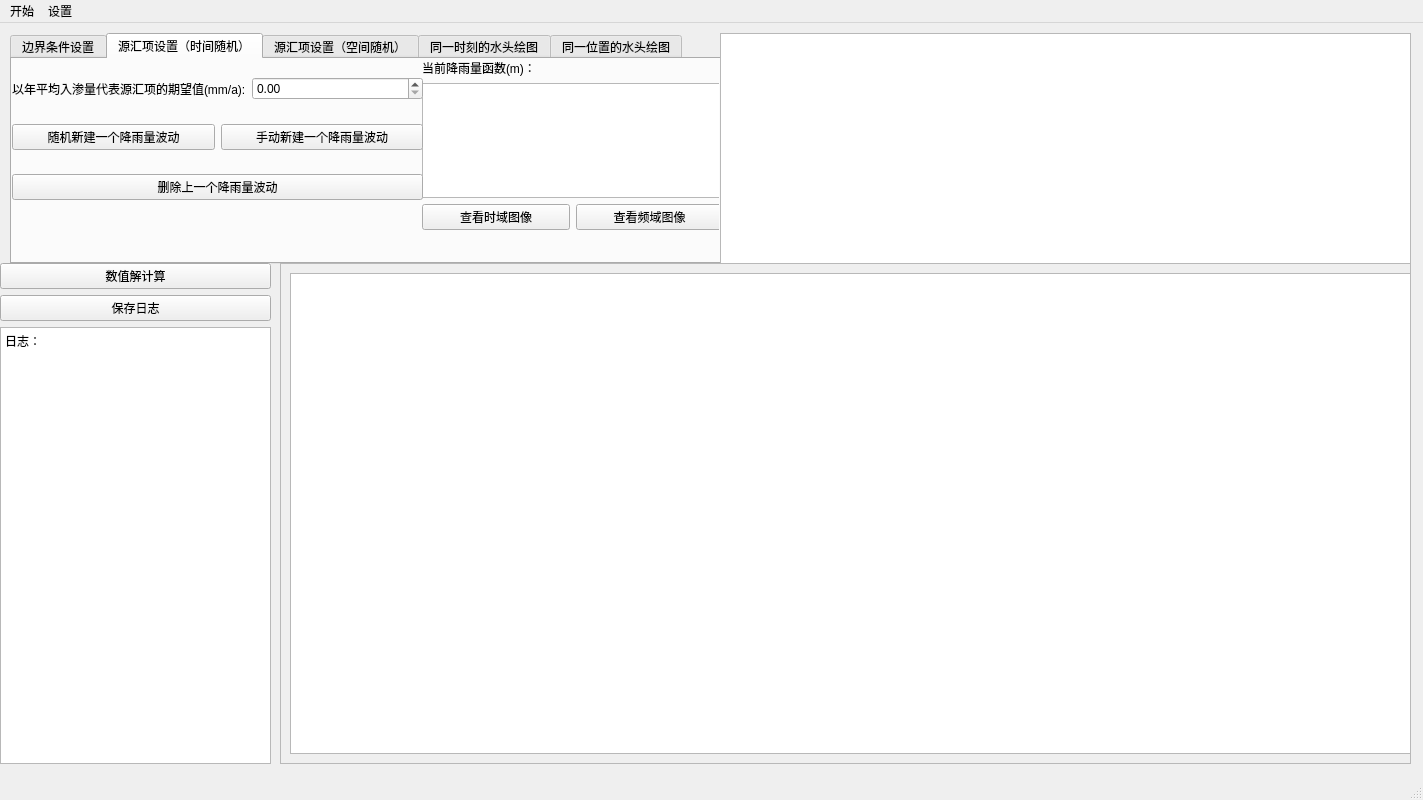
<?xml version="1.0" encoding="UTF-8"?>
<ui version="4.0">
 <class>Randow_flow_Window</class>
 <widget class="QMainWindow" name="Randow_flow_Window">
  <property name="geometry">
   <rect>
    <x>0</x>
    <y>0</y>
    <width>1423</width>
    <height>800</height>
   </rect>
  </property>
  <property name="windowTitle">
   <string>Randow flow</string>
  </property>
  <widget class="QWidget" name="centralwidget">
   <widget class="QTabWidget" name="tabWidget">
    <property name="geometry">
     <rect>
      <x>10</x>
      <y>10</y>
      <width>711</width>
      <height>231</height>
     </rect>
    </property>
    <property name="currentIndex">
     <number>1</number>
    </property>
    <widget class="QWidget" name="tab">
     <attribute name="title">
      <string>边界条件设置</string>
     </attribute>
     <widget class="QWidget" name="horizontalLayoutWidget_2">
      <property name="geometry">
       <rect>
        <x>0</x>
        <y>0</y>
        <width>568</width>
        <height>51</height>
       </rect>
      </property>
      <layout class="QHBoxLayout" name="horizontalLayout_2">
       <item>
        <widget class="QLabel" name="label_3">
         <property name="text">
          <string>左边界：边界类型：</string>
         </property>
        </widget>
       </item>
       <item>
        <widget class="QComboBox" name="comboBox_left_boundary">
         <property name="layoutDirection">
          <enum>Qt::LeftToRight</enum>
         </property>
         <item>
          <property name="text">
           <string>一类边界（给定水头）</string>
          </property>
         </item>
         <item>
          <property name="text">
           <string>二类边界（给定通量）</string>
          </property>
         </item>
        </widget>
       </item>
       <item>
        <widget class="QLabel" name="label_4">
         <property name="text">
          <string>水头（m）/通量大小：</string>
         </property>
        </widget>
       </item>
       <item>
        <widget class="QDoubleSpinBox" name="doubleSpinBox_left_boundary">
         <property name="maximum">
          <double>9999.989999999999782</double>
         </property>
        </widget>
       </item>
      </layout>
     </widget>
     <widget class="QWidget" name="horizontalLayoutWidget_3">
      <property name="geometry">
       <rect>
        <x>0</x>
        <y>50</y>
        <width>568</width>
        <height>51</height>
       </rect>
      </property>
      <layout class="QHBoxLayout" name="horizontalLayout_3">
       <item>
        <widget class="QLabel" name="label_5">
         <property name="text">
          <string>右边界：边界类型：</string>
         </property>
        </widget>
       </item>
       <item>
        <widget class="QComboBox" name="comboBox_right_boundary">
         <item>
          <property name="text">
           <string>一类边界（给定水头）</string>
          </property>
         </item>
         <item>
          <property name="text">
           <string>二类边界（给定通量）</string>
          </property>
         </item>
        </widget>
       </item>
       <item>
        <widget class="QLabel" name="label_6">
         <property name="text">
          <string>水头（m）/通量大小：</string>
         </property>
        </widget>
       </item>
       <item>
        <widget class="QDoubleSpinBox" name="doubleSpinBox_right_boundary">
         <property name="maximum">
          <double>9999.989999999999782</double>
         </property>
        </widget>
       </item>
      </layout>
     </widget>
     <widget class="QWidget" name="horizontalLayoutWidget_6">
      <property name="geometry">
       <rect>
        <x>0</x>
        <y>100</y>
        <width>328</width>
        <height>61</height>
       </rect>
      </property>
      <layout class="QHBoxLayout" name="horizontalLayout_6">
       <item>
        <widget class="QLabel" name="label_8">
         <property name="text">
          <string>轴长（m）：</string>
         </property>
        </widget>
       </item>
       <item>
        <widget class="QSpinBox" name="spinBox_x_length">
         <property name="maximum">
          <number>99999</number>
         </property>
        </widget>
       </item>
       <item>
        <widget class="QLabel" name="label_9">
         <property name="text">
          <string>时长（d）:</string>
         </property>
        </widget>
       </item>
       <item>
        <widget class="QSpinBox" name="spinBox_t_length">
         <property name="maximum">
          <number>99999</number>
         </property>
        </widget>
       </item>
      </layout>
     </widget>
     <widget class="QWidget" name="horizontalLayoutWidget_4">
      <property name="geometry">
       <rect>
        <x>330</x>
        <y>100</y>
        <width>241</width>
        <height>61</height>
       </rect>
      </property>
      <layout class="QHBoxLayout" name="horizontalLayout_7">
       <item>
        <widget class="QLabel" name="label">
         <property name="text">
          <string>初始条件（m）：</string>
         </property>
        </widget>
       </item>
       <item>
        <widget class="QDoubleSpinBox" name="doubleSpinBox_ic"/>
       </item>
      </layout>
     </widget>
    </widget>
    <widget class="QWidget" name="tab_2">
     <attribute name="title">
      <string>源汇项设置（时间随机）</string>
     </attribute>
     <widget class="QWidget" name="verticalLayoutWidget_3">
      <property name="geometry">
       <rect>
        <x>410</x>
        <y>0</y>
        <width>301</width>
        <height>171</height>
       </rect>
      </property>
      <layout class="QVBoxLayout" name="verticalLayout_3">
       <item>
        <widget class="QLabel" name="label_7">
         <property name="text">
          <string>当前降雨量函数(m)：</string>
         </property>
        </widget>
       </item>
       <item>
        <widget class="QTextBrowser" name="textBrowser_rain_function"/>
       </item>
       <item>
        <layout class="QHBoxLayout" name="horizontalLayout_8">
         <item>
          <widget class="QPushButton" name="time_field_figure">
           <property name="text">
            <string>查看时域图像</string>
           </property>
          </widget>
         </item>
         <item>
          <widget class="QPushButton" name="frequency_field_figure">
           <property name="text">
            <string>查看频域图像</string>
           </property>
          </widget>
         </item>
        </layout>
       </item>
      </layout>
     </widget>
     <widget class="QWidget" name="verticalLayoutWidget_6">
      <property name="geometry">
       <rect>
        <x>0</x>
        <y>0</y>
        <width>411</width>
        <height>161</height>
       </rect>
      </property>
      <layout class="QVBoxLayout" name="verticalLayout_5">
       <item>
        <layout class="QHBoxLayout" name="horizontalLayout_4">
         <item>
          <widget class="QLabel" name="label_2">
           <property name="text">
            <string>以年平均入渗量代表源汇项的期望值(mm/a):</string>
           </property>
          </widget>
         </item>
         <item>
          <widget class="QDoubleSpinBox" name="doubleSpinBox_rain">
           <property name="maximum">
            <double>99999.990000000005239</double>
           </property>
          </widget>
         </item>
        </layout>
       </item>
       <item>
        <layout class="QHBoxLayout" name="horizontalLayout_5">
         <item>
          <widget class="QPushButton" name="random_new_wave">
           <property name="text">
            <string>随机新建一个降雨量波动</string>
           </property>
          </widget>
         </item>
         <item>
          <widget class="QPushButton" name="new_wave">
           <property name="text">
            <string>手动新建一个降雨量波动</string>
           </property>
          </widget>
         </item>
        </layout>
       </item>
       <item>
        <widget class="QPushButton" name="delete_wave">
         <property name="text">
          <string>删除上一个降雨量波动</string>
         </property>
        </widget>
       </item>
      </layout>
     </widget>
    </widget>
    <widget class="QWidget" name="tab_5">
     <attribute name="title">
      <string>源汇项设置（空间随机）</string>
     </attribute>
     <widget class="QWidget" name="verticalLayoutWidget_4">
      <property name="geometry">
       <rect>
        <x>0</x>
        <y>0</y>
        <width>401</width>
        <height>171</height>
       </rect>
      </property>
      <layout class="QVBoxLayout" name="verticalLayout_4">
       <item>
        <layout class="QHBoxLayout" name="horizontalLayout_9">
         <item>
          <widget class="QLabel" name="label_10">
           <property name="text">
            <string>以年平均入渗量代表源汇项的期望值(mm/a):</string>
           </property>
          </widget>
         </item>
         <item>
          <widget class="QDoubleSpinBox" name="doubleSpinBox_rain_x">
           <property name="maximum">
            <double>99999.990000000005239</double>
           </property>
          </widget>
         </item>
        </layout>
       </item>
       <item>
        <layout class="QHBoxLayout" name="horizontalLayout_10">
         <item>
          <widget class="QPushButton" name="random_new_wave_x">
           <property name="text">
            <string>随机新建一个降雨量波动</string>
           </property>
          </widget>
         </item>
         <item>
          <widget class="QPushButton" name="new_wave_2">
           <property name="text">
            <string>手动新建一个降雨量波动</string>
           </property>
          </widget>
         </item>
        </layout>
       </item>
       <item>
        <widget class="QPushButton" name="delete_wave_2">
         <property name="text">
          <string>删除上一个降雨量波动</string>
         </property>
        </widget>
       </item>
      </layout>
     </widget>
     <widget class="QWidget" name="verticalLayoutWidget_9">
      <property name="geometry">
       <rect>
        <x>400</x>
        <y>0</y>
        <width>301</width>
        <height>171</height>
       </rect>
      </property>
      <layout class="QVBoxLayout" name="verticalLayout_9">
       <item>
        <widget class="QLabel" name="label_11">
         <property name="text">
          <string>当前降雨量函数(m)：</string>
         </property>
        </widget>
       </item>
       <item>
        <widget class="QTextBrowser" name="textBrowser_rain_function_2"/>
       </item>
       <item>
        <layout class="QHBoxLayout" name="horizontalLayout_11">
         <item>
          <widget class="QPushButton" name="time_field_figure_2">
           <property name="text">
            <string>查看时域图像</string>
           </property>
          </widget>
         </item>
         <item>
          <widget class="QPushButton" name="frequency_field_figure_2">
           <property name="text">
            <string>查看频域图像</string>
           </property>
          </widget>
         </item>
        </layout>
       </item>
      </layout>
     </widget>
    </widget>
    <widget class="QWidget" name="tab_3">
     <attribute name="title">
      <string>同一时刻的水头绘图</string>
     </attribute>
     <widget class="QWidget" name="horizontalLayoutWidget">
      <property name="geometry">
       <rect>
        <x>730</x>
        <y>70</y>
        <width>195</width>
        <height>80</height>
       </rect>
      </property>
      <layout class="QHBoxLayout" name="horizontalLayout">
       <item>
        <widget class="QPushButton" name="pushButton_2">
         <property name="text">
          <string>上一时刻</string>
         </property>
        </widget>
       </item>
       <item>
        <widget class="QPushButton" name="pushButton_3">
         <property name="text">
          <string>下一时刻</string>
         </property>
        </widget>
       </item>
      </layout>
     </widget>
     <widget class="QWidget" name="gridLayoutWidget_2">
      <property name="geometry">
       <rect>
        <x>0</x>
        <y>0</y>
        <width>319</width>
        <height>151</height>
       </rect>
      </property>
      <layout class="QGridLayout" name="gridLayout_2">
       <item row="2" column="0">
        <widget class="QTextBrowser" name="textBrowser_time"/>
       </item>
       <item row="1" column="0">
        <layout class="QHBoxLayout" name="horizontalLayout_16">
         <item>
          <widget class="QLabel" name="label_16">
           <property name="text">
            <string>选择进行绘图的时刻数</string>
           </property>
          </widget>
         </item>
         <item>
          <widget class="QSpinBox" name="spinBox_time"/>
         </item>
        </layout>
       </item>
      </layout>
     </widget>
     <widget class="QWidget" name="verticalLayoutWidget_7">
      <property name="geometry">
       <rect>
        <x>320</x>
        <y>0</y>
        <width>251</width>
        <height>151</height>
       </rect>
      </property>
      <layout class="QVBoxLayout" name="verticalLayout_6">
       <item>
        <widget class="QPushButton" name="draw_solve_line">
         <property name="text">
          <string>绘制选定时刻的数值解线型图</string>
         </property>
        </widget>
       </item>
       <item>
        <widget class="QPushButton" name="draw_solve_reference_thickness_line_2">
         <property name="text">
          <string>绘制选定时刻的解析解线型图</string>
         </property>
        </widget>
       </item>
       <item>
        <widget class="QPushButton" name="draw_complete_2">
         <property name="text">
          <string>绘制数值解和解析解对比图</string>
         </property>
        </widget>
       </item>
       <item>
        <widget class="QPushButton" name="draw_surface">
         <property name="text">
          <string>绘制《位置-水头-时间》三维图</string>
         </property>
        </widget>
       </item>
      </layout>
     </widget>
    </widget>
    <widget class="QWidget" name="tab_4">
     <attribute name="title">
      <string>同一位置的水头绘图</string>
     </attribute>
     <widget class="QWidget" name="gridLayoutWidget_3">
      <property name="geometry">
       <rect>
        <x>0</x>
        <y>0</y>
        <width>319</width>
        <height>151</height>
       </rect>
      </property>
      <layout class="QGridLayout" name="gridLayout_3">
       <item row="2" column="0">
        <widget class="QTextBrowser" name="textBrowser_X"/>
       </item>
       <item row="1" column="0">
        <layout class="QHBoxLayout" name="horizontalLayout_18">
         <item>
          <widget class="QLabel" name="label_18">
           <property name="text">
            <string>选择进行绘图的X轴位置</string>
           </property>
          </widget>
         </item>
         <item>
          <widget class="QSpinBox" name="spinBox_X"/>
         </item>
        </layout>
       </item>
      </layout>
     </widget>
     <widget class="QWidget" name="verticalLayoutWidget_8">
      <property name="geometry">
       <rect>
        <x>350</x>
        <y>10</y>
        <width>206</width>
        <height>80</height>
       </rect>
      </property>
      <layout class="QVBoxLayout" name="verticalLayout_7">
       <item>
        <widget class="QPushButton" name="draw_solve_line_location">
         <property name="text">
          <string>绘制选定位置的数值解线型图</string>
         </property>
        </widget>
       </item>
       <item>
        <widget class="QPushButton" name="draw_solve_line_location_fft">
         <property name="text">
          <string>绘制频域图像</string>
         </property>
        </widget>
       </item>
      </layout>
     </widget>
    </widget>
   </widget>
   <widget class="QWidget" name="verticalLayoutWidget">
    <property name="geometry">
     <rect>
      <x>0</x>
      <y>240</y>
      <width>271</width>
      <height>501</height>
     </rect>
    </property>
    <layout class="QVBoxLayout" name="verticalLayout">
     <item>
      <widget class="QPushButton" name="solve_FDM">
       <property name="autoFillBackground">
        <bool>true</bool>
       </property>
       <property name="text">
        <string>数值解计算</string>
       </property>
      </widget>
     </item>
     <item>
      <widget class="QPushButton" name="pushButton">
       <property name="text">
        <string>保存日志</string>
       </property>
      </widget>
     </item>
     <item>
      <widget class="QTextBrowser" name="textBrowser">
       <property name="autoFillBackground">
        <bool>true</bool>
       </property>
       <property name="html">
        <string>&lt;!DOCTYPE HTML PUBLIC &quot;-//W3C//DTD HTML 4.0//EN&quot; &quot;http://www.w3.org/TR/REC-html40/strict.dtd&quot;&gt;
&lt;html&gt;&lt;head&gt;&lt;meta name=&quot;qrichtext&quot; content=&quot;1&quot; /&gt;&lt;meta charset=&quot;utf-8&quot; /&gt;&lt;style type=&quot;text/css&quot;&gt;
p, li { white-space: pre-wrap; }
hr { height: 1px; border-width: 0; }
li.unchecked::marker { content: &quot;\2610&quot;; }
li.checked::marker { content: &quot;\2612&quot;; }
&lt;/style&gt;&lt;/head&gt;&lt;body style=&quot; font-family:'Microsoft YaHei UI'; font-size:9pt; font-weight:400; font-style:normal;&quot;&gt;
&lt;p style=&quot; margin-top:0px; margin-bottom:0px; margin-left:0px; margin-right:0px; -qt-block-indent:0; text-indent:0px;&quot;&gt;&lt;span style=&quot; font-family:'SimSun';&quot;&gt;日志：&lt;/span&gt;&lt;/p&gt;&lt;/body&gt;&lt;/html&gt;</string>
       </property>
      </widget>
     </item>
    </layout>
   </widget>
   <widget class="QFrame" name="frame">
    <property name="geometry">
     <rect>
      <x>280</x>
      <y>240</y>
      <width>1131</width>
      <height>501</height>
     </rect>
    </property>
    <property name="frameShape">
     <enum>QFrame::StyledPanel</enum>
    </property>
    <property name="frameShadow">
     <enum>QFrame::Raised</enum>
    </property>
    <widget class="QWidget" name="verticalLayoutWidget_5">
     <property name="geometry">
      <rect>
       <x>10</x>
       <y>10</y>
       <width>1121</width>
       <height>481</height>
      </rect>
     </property>
     <layout class="QVBoxLayout" name="verticalLayout_8">
      <item>
       <widget class="QChartView" name="graphicsView"/>
      </item>
     </layout>
    </widget>
   </widget>
   <widget class="QFrame" name="frame_2">
    <property name="geometry">
     <rect>
      <x>720</x>
      <y>10</y>
      <width>691</width>
      <height>231</height>
     </rect>
    </property>
    <property name="frameShape">
     <enum>QFrame::StyledPanel</enum>
    </property>
    <property name="frameShadow">
     <enum>QFrame::Raised</enum>
    </property>
    <widget class="QWidget" name="verticalLayoutWidget_2">
     <property name="geometry">
      <rect>
       <x>0</x>
       <y>0</y>
       <width>691</width>
       <height>231</height>
      </rect>
     </property>
     <layout class="QVBoxLayout" name="verticalLayout_2">
      <item>
       <widget class="QChartView" name="graphicsView_W"/>
      </item>
     </layout>
    </widget>
   </widget>
  </widget>
  <widget class="QMenuBar" name="menubar">
   <property name="geometry">
    <rect>
     <x>0</x>
     <y>0</y>
     <width>1423</width>
     <height>25</height>
    </rect>
   </property>
   <widget class="QMenu" name="menu">
    <property name="title">
     <string>开始</string>
    </property>
   </widget>
   <widget class="QMenu" name="menu_2">
    <property name="title">
     <string>设置</string>
    </property>
    <addaction name="actionSet_fdm"/>
    <addaction name="actionSet_hydrogeological_parameter"/>
   </widget>
   <addaction name="menu"/>
   <addaction name="menu_2"/>
  </widget>
  <widget class="QStatusBar" name="statusbar"/>
  <action name="actionSet_fdm">
   <property name="text">
    <string>数值解求解设置</string>
   </property>
  </action>
  <action name="actionSet_hydrogeological_parameter">
   <property name="text">
    <string>水文地质参数设置</string>
   </property>
  </action>
 </widget>
 <customwidgets>
  <customwidget>
   <class>QChartView</class>
   <extends>QGraphicsView</extends>
   <header location="global">qchartview.h</header>
  </customwidget>
 </customwidgets>
 <resources/>
 <connections/>
</ui>
